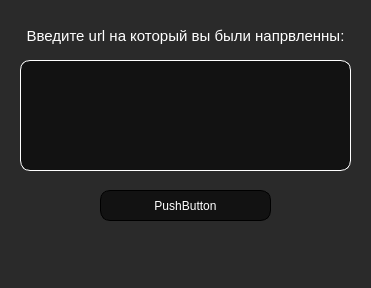
<?xml version="1.0" encoding="UTF-8"?>
<ui version="4.0">
 <class>MainWindow</class>
 <widget class="QMainWindow" name="MainWindow">
  <property name="geometry">
   <rect>
    <x>0</x>
    <y>0</y>
    <width>371</width>
    <height>288</height>
   </rect>
  </property>
  <property name="windowTitle">
   <string>MainWindow</string>
  </property>
  <property name="styleSheet">
   <string notr="true">background-color: rgb(42, 42, 42);</string>
  </property>
  <widget class="QWidget" name="centralwidget">
   <widget class="QTextEdit" name="textEdit">
    <property name="geometry">
     <rect>
      <x>20</x>
      <y>60</y>
      <width>331</width>
      <height>111</height>
     </rect>
    </property>
    <property name="styleSheet">
     <string notr="true">background-color: rgb(18, 18, 18);
border: 1px solid;
border-color: rgb(255, 255, 255);
border-radius: 10px;</string>
    </property>
   </widget>
   <widget class="QLabel" name="label">
    <property name="geometry">
     <rect>
      <x>20</x>
      <y>20</y>
      <width>331</width>
      <height>31</height>
     </rect>
    </property>
    <property name="styleSheet">
     <string notr="true">color: rgb(255, 255, 255);
font-size: 15px;</string>
    </property>
    <property name="text">
     <string>Введите url на который вы были напрвленны:</string>
    </property>
    <property name="alignment">
     <set>Qt::AlignmentFlag::AlignCenter</set>
    </property>
   </widget>
   <widget class="QPushButton" name="pushButton">
    <property name="geometry">
     <rect>
      <x>100</x>
      <y>190</y>
      <width>171</width>
      <height>31</height>
     </rect>
    </property>
    <property name="styleSheet">
     <string notr="true">QPushButton {
	color: rgb(255, 255, 255);
	background-color: rgb(18, 18, 18);
	border: 1px solid;
	border-radius: 10px;
} QPushButton::pressed {
	background-color: rgb(29, 29, 29);
}
</string>
    </property>
    <property name="text">
     <string>PushButton</string>
    </property>
   </widget>
   <widget class="QLabel" name="label_2">
    <property name="geometry">
     <rect>
      <x>20</x>
      <y>240</y>
      <width>341</width>
      <height>21</height>
     </rect>
    </property>
    <property name="styleSheet">
     <string notr="true">color: rgb(255, 255, 255);
font-size: 15px;</string>
    </property>
    <property name="text">
     <string/>
    </property>
    <property name="alignment">
     <set>Qt::AlignmentFlag::AlignCenter</set>
    </property>
   </widget>
  </widget>
  <widget class="QStatusBar" name="statusbar"/>
 </widget>
 <resources/>
 <connections/>
</ui>
